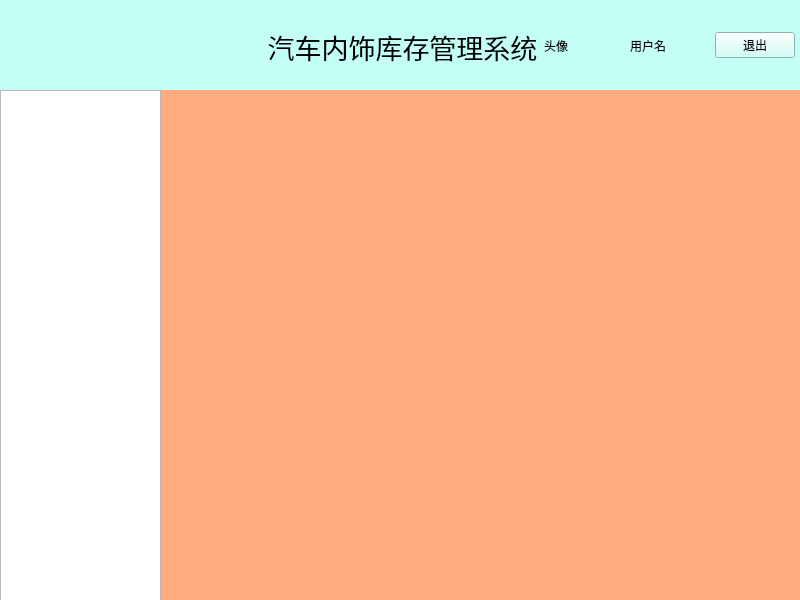
<?xml version="1.0" encoding="UTF-8"?>
<ui version="4.0">
 <class>MainWindow</class>
 <widget class="QWidget" name="MainWindow">
  <property name="geometry">
   <rect>
    <x>0</x>
    <y>0</y>
    <width>800</width>
    <height>600</height>
   </rect>
  </property>
  <property name="windowTitle">
   <string>MainWindow</string>
  </property>
  <widget class="QWidget" name="widget" native="true">
   <property name="geometry">
    <rect>
     <x>0</x>
     <y>0</y>
     <width>801</width>
     <height>91</height>
    </rect>
   </property>
   <property name="styleSheet">
    <string notr="true">background-color: rgb(195, 255, 245);</string>
   </property>
   <widget class="QWidget" name="layoutWidget">
    <property name="geometry">
     <rect>
      <x>0</x>
      <y>0</y>
      <width>815</width>
      <height>93</height>
     </rect>
    </property>
    <layout class="QHBoxLayout" name="horizontalLayout">
     <item>
      <spacer name="horizontalSpacer">
       <property name="orientation">
        <enum>Qt::Horizontal</enum>
       </property>
       <property name="sizeType">
        <enum>QSizePolicy::Fixed</enum>
       </property>
       <property name="sizeHint" stdset="0">
        <size>
         <width>267</width>
         <height>20</height>
        </size>
       </property>
      </spacer>
     </item>
     <item>
      <widget class="QLabel" name="Title_Label">
       <property name="minimumSize">
        <size>
         <width>267</width>
         <height>91</height>
        </size>
       </property>
       <property name="font">
        <font>
         <family>微软雅黑</family>
         <pointsize>20</pointsize>
        </font>
       </property>
       <property name="text">
        <string>汽车内饰库存管理系统</string>
       </property>
       <property name="textFormat">
        <enum>Qt::AutoText</enum>
       </property>
       <property name="alignment">
        <set>Qt::AlignCenter</set>
       </property>
      </widget>
     </item>
     <item>
      <widget class="QWidget" name="LoginUser_Widget" native="true">
       <property name="minimumSize">
        <size>
         <width>267</width>
         <height>91</height>
        </size>
       </property>
       <widget class="QWidget" name="layoutWidget">
        <property name="geometry">
         <rect>
          <x>0</x>
          <y>0</y>
          <width>251</width>
          <height>91</height>
         </rect>
        </property>
        <layout class="QHBoxLayout" name="horizontalLayout_2">
         <item>
          <widget class="QLabel" name="Useravatar_Label">
           <property name="text">
            <string>头像</string>
           </property>
          </widget>
         </item>
         <item>
          <widget class="QLabel" name="label">
           <property name="text">
            <string>用户名</string>
           </property>
          </widget>
         </item>
         <item>
          <widget class="QPushButton" name="Logout_Btn">
           <property name="text">
            <string>退出</string>
           </property>
          </widget>
         </item>
        </layout>
       </widget>
      </widget>
     </item>
    </layout>
   </widget>
  </widget>
  <widget class="QStackedWidget" name="StackWidget">
   <property name="geometry">
    <rect>
     <x>160</x>
     <y>90</y>
     <width>641</width>
     <height>511</height>
    </rect>
   </property>
   <property name="styleSheet">
    <string notr="true">background-color: rgb(255, 170, 127);</string>
   </property>
   <property name="currentIndex">
    <number>0</number>
   </property>
   <widget class="QWidget" name="ingredient_page"/>
   <widget class="QWidget" name="wares_page">
    <widget class="QWidget" name="page_waresWidget" native="true">
     <property name="geometry">
      <rect>
       <x>-1</x>
       <y>-1</y>
       <width>641</width>
       <height>511</height>
      </rect>
     </property>
    </widget>
   </widget>
  </widget>
  <widget class="QTreeWidget" name="treeWidget">
   <property name="geometry">
    <rect>
     <x>0</x>
     <y>90</y>
     <width>161</width>
     <height>511</height>
    </rect>
   </property>
   <attribute name="headerVisible">
    <bool>false</bool>
   </attribute>
   <column>
    <property name="text">
     <string notr="true">1</string>
    </property>
   </column>
  </widget>
 </widget>
 <resources/>
 <connections/>
</ui>
